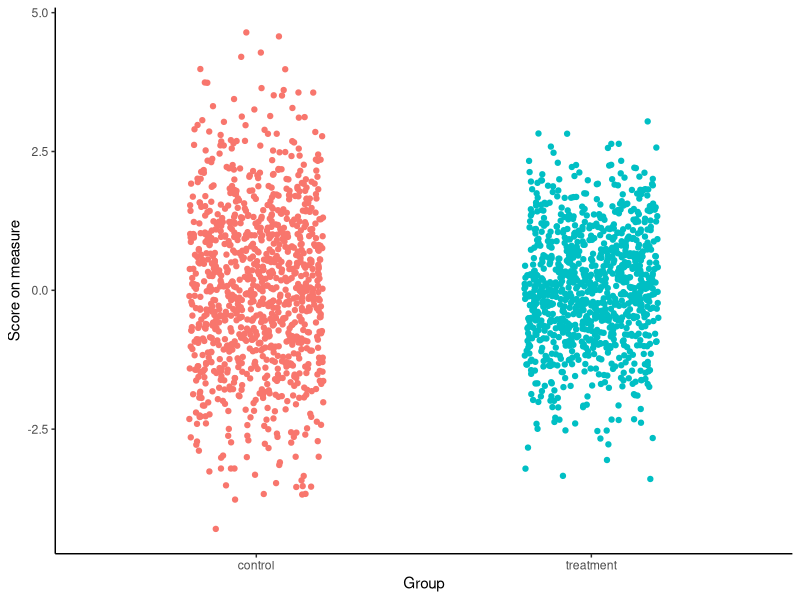
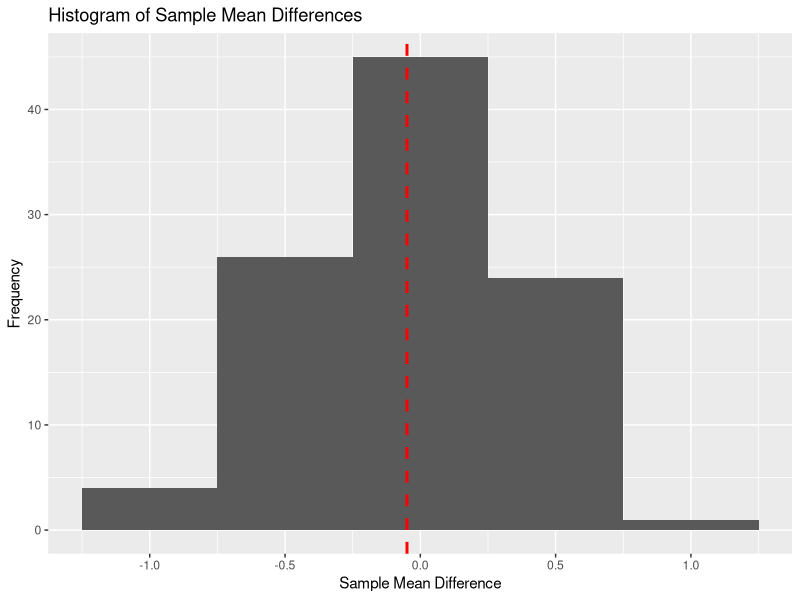
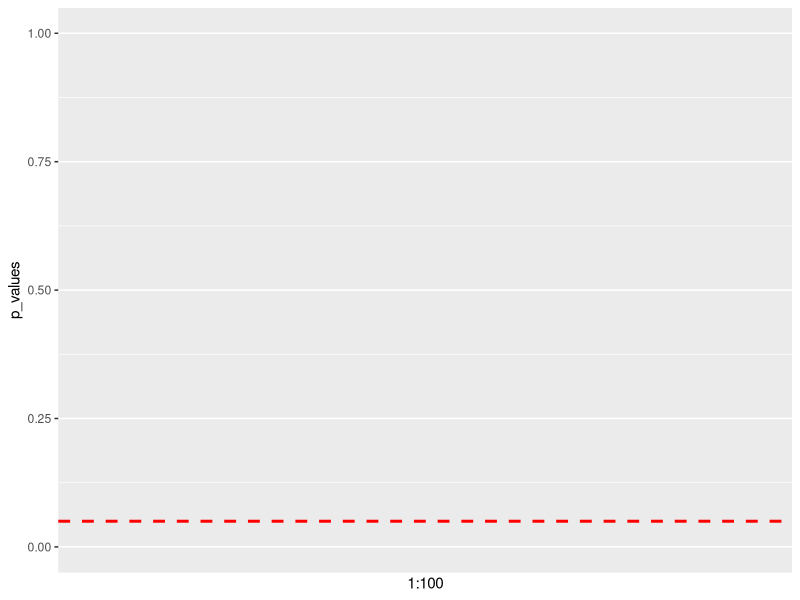
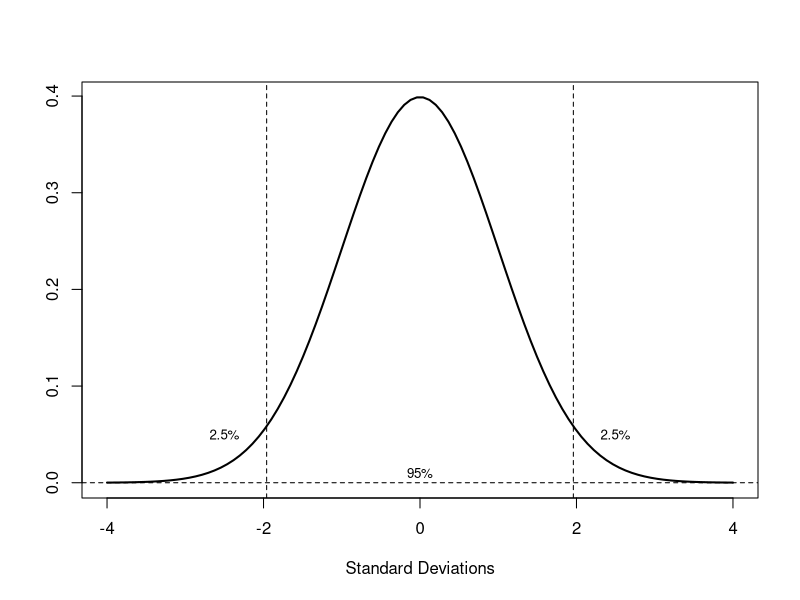
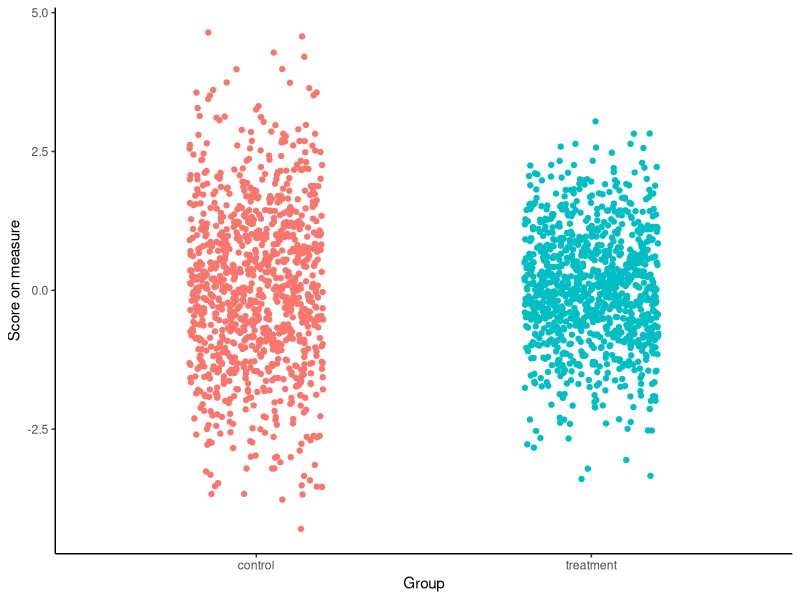

These figures' R source, in order:
## ---- chunk 1


# generate a dataframe made of 2 vectors named Treatment and Control. Each vector has 1000 elements generated from a normal distribution with mean 0. Treatment has an SD of 3 and Control has an SD of 1.

#treatment <- rnorm(1000, mean = 0, sd = 1)
#control <- rnorm(1000, mean = 0, sd = 1.5)

#data <- data.frame(treatment, control)

#write.csv(data, "popData.csv")

data <- read.csv("Datasets/popData.csv")

# plot a scatterplot of the data using ggplot2. reorganise the data into long format first.


library(ggplot2)

data_long <- data.frame(
  group = c(rep("treatment", 1000), rep("control", 1000)),
  value = c(data$treatment, data$control)
)


# show a scatterplot of the data with colour representing group membership

ggplot(data_long, aes(x = group, y = value, colour = group)) +
  geom_jitter(width = 0.2, height = 0) +
  theme_classic() +
  theme(legend.position = "none") +
  labs(x = "Group", y = "Score on measure")





## ---- chunk 2


# generate a dataframe made of 2 vectors named Treatment and Control. Each vector has 1000 elements generated from a normal distribution with mean 0. Treatment has an SD of 3 and Control has an SD of 1.


# plot a scatterplot of the data using ggplot2. reorganise the data into long format first.




# Create 100 random samples of size 20 from the treatment and control vectors. Calculate the mean of each sample and store it in a vector called sample_means.

sample_mean_diffs <- c()
p_values <- c()
conf_int <- c()
cohens_d <- c()

set.seed(1232)

for (i in 1:100) {
  sample1 <- sample(data$treatment, size = 20)
  sample2 <- sample(data$control, size = 20)
  sample_mean_diffs[i] <- mean(sample1) - mean(sample2)
  p_values[i] <- t.test(sample1, sample2)$p.value
  conf_int[i] <- t.test(sample1, sample2)$conf.int[2] - t.test(sample1, sample2)$conf.int[1]
  cohens_d[i] <- (mean(sample1) - mean(sample2)) / sqrt(((length(sample1) - 1) * var(sample1) + (length(sample2) - 1) * var(sample2)) / (length(sample1) + length(sample2) - 2))
}


# Plot a histogram of the sample means using ggplot2

library(ggplot2)

ggplot(data.frame(sample_mean_diffs), aes(x = sample_mean_diffs)) +
  geom_histogram(binwidth = 0.5) +
  geom_vline(aes(xintercept = mean(sample_mean_diffs)), color = "red", linetype = "dashed", size = 1) +
  ggtitle("Histogram of Sample Mean Differences") +
  xlab("Sample Mean Difference") +
  ylab("Frequency")


## ---- chunk 3

p <- ggplot(data.frame(p_values), aes(x = 1:100, y = p_values)) +
  geom_hline(aes(yintercept = 0.05), color = "red", linetype = "dashed", size = 1)

# set ylim to c(0, 1) to zoom in on the p-values

p + ylim(c(0, 1)) 

## ---- chunk 4
    #| label: animation-chunk-print
    #| echo: true
    #| fig-anim: true  # This is often the key to making it work automatically

 
p <- p+  geom_point() +
  geom_hline(aes(yintercept = 0.05), color = "red", linetype = "dashed", size = 1) +
  ggtitle("P-Values") +
  xlab("Sample Number") +
  ylab("P-Value")

library(gganimate)

p1 <- p + transition_states(1:100, transition_length = 2) + 
  shadow_mark() +
  enter_fade() 

animate(p1, fps = 5, duration = 20, end_pause = 20)




## ---- chunk 5

# plot of notmal distribution with 2.5% shaded on each side

x <- seq(-4, 4, length=100)

y <- dnorm(x, mean=0, sd=1)

plot(x, y, type="l", lwd=2, xlab="Standard Deviations", ylab="")

abline(v=c(-1.96, 1.96), lty=2)

abline(h=0, lty=2)


## add labels to represent the percentages of the distribution in the shaded and non-shaded areas

text(-2.5, 0.05, "2.5%", cex=0.8)

text(2.5, 0.05, "2.5%", cex=0.8)

text(0, 0.01, "95%", cex=0.8)

## ---- chunk 6
ggplot(data_long, aes(x = group, y = value, colour = group)) +
  geom_jitter(width = 0.2, height = 0) +
  theme_classic() +
  theme(legend.position = "none") +
  labs(x = "Group", y = "Score on measure")
